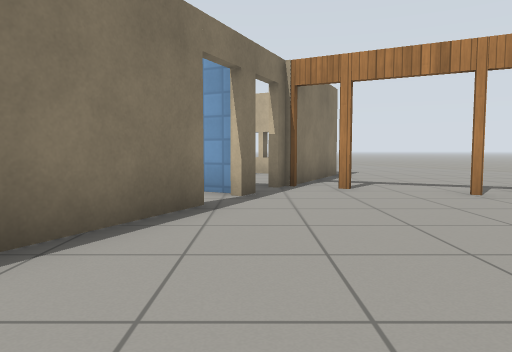
view 1 (above)

16 first-person views from a walk through a Gazebo world. The camera is 0.72 m above the floor, tilts 4° down and sees 70° across. The floor is counted in squares, 1 m on a side. Each view is taken from the middle of a square. On the plan, view 1 faces up. The plan holds only what a view shows up to about 11 squares ahead; the rest is blank. The place goes on beyond the plan. Gazebo's built-in surfaces are drawn with simple patterns.

view 2
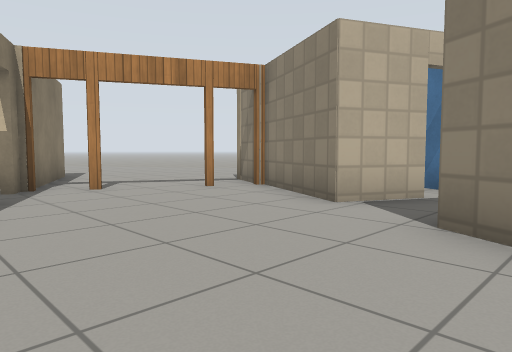

view 3
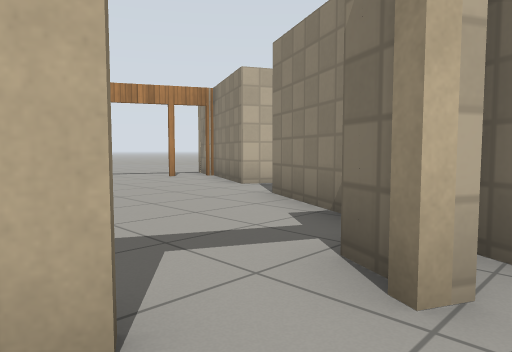

view 4
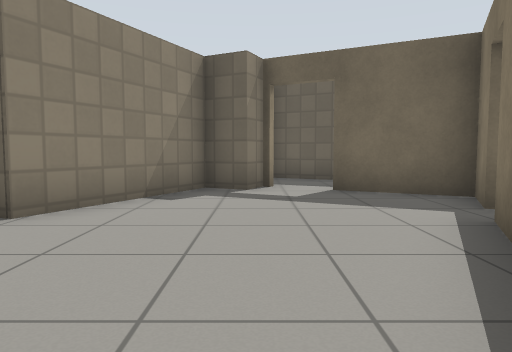

view 5
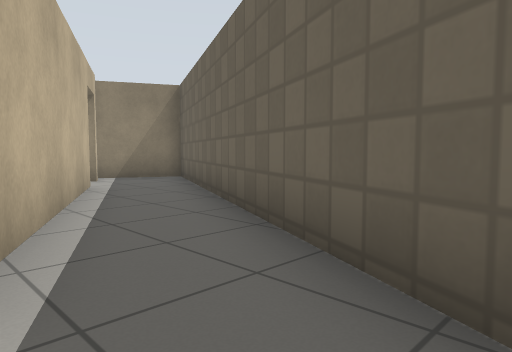

view 6
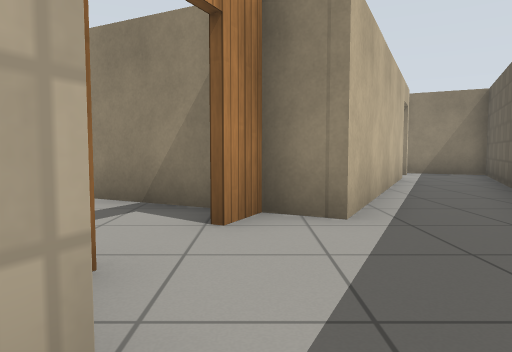

view 7
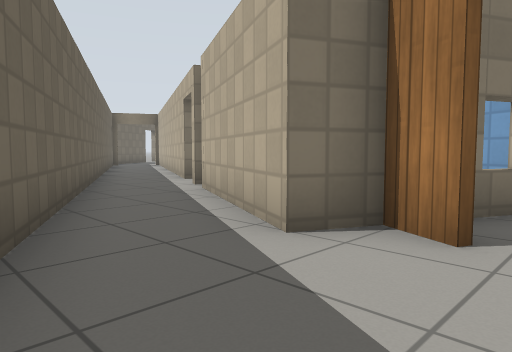

view 8
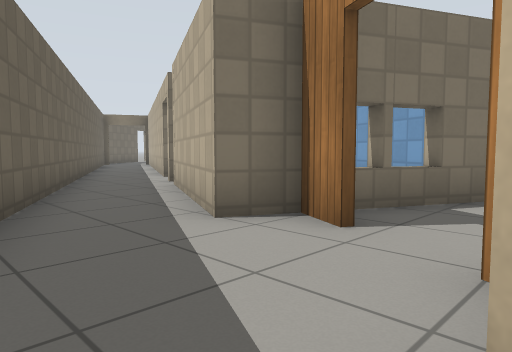

view 9
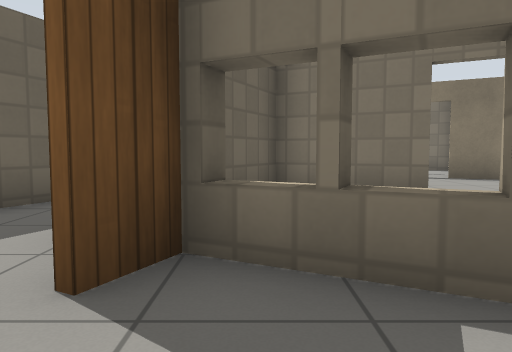

view 10
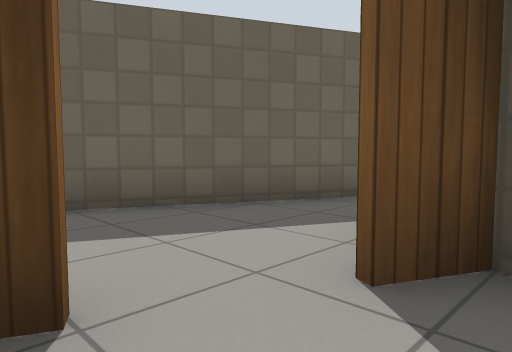

view 11
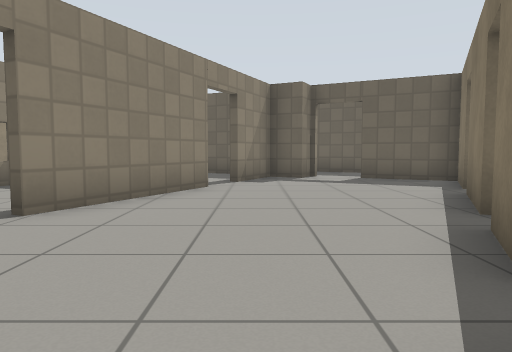

view 12
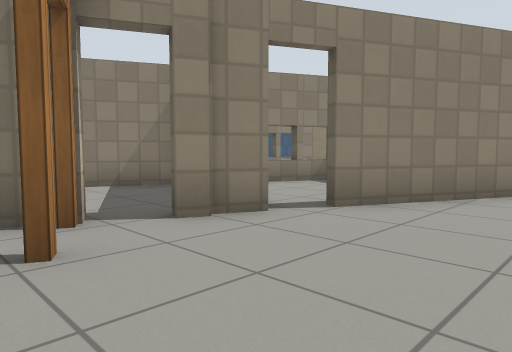

view 13
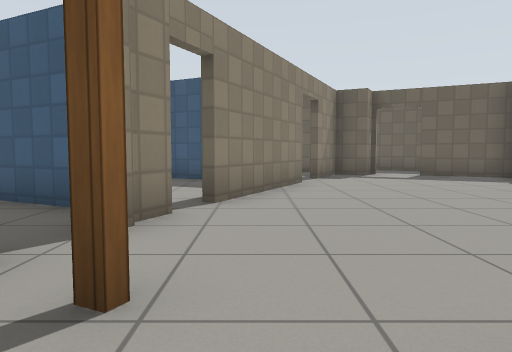

view 14
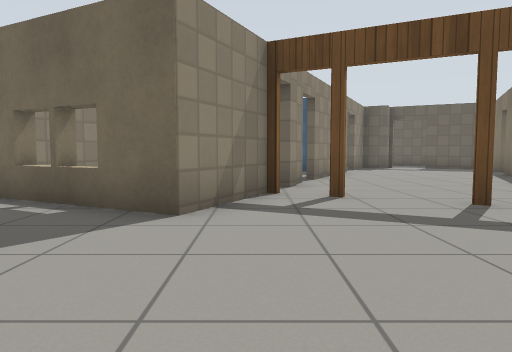

view 15
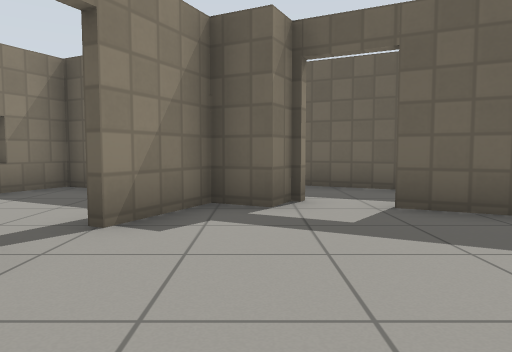

view 16
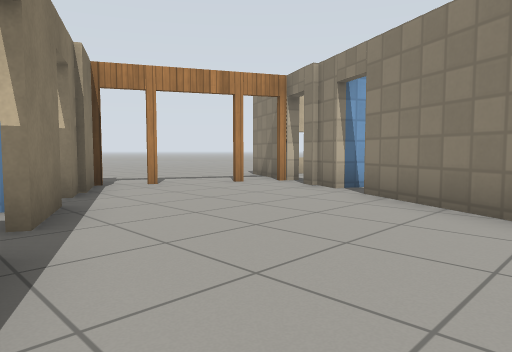

### Floor plan
Points are (right, up) in squares from view 1. A wall is a line through its corners. A room is listed if a view was taken in it or the views show most of it. See-through windows are left out.
Room 1 (views 1, 2, 4)
walls: (-0.7, 4.9) (-2.4, 1.3); (0, 6.2) (-0.2, 5.8); (4.8, 2.1) (3.4, 2.8) (4.7, 5.5); (0.6, 7.4) (0.4, 7); (-2.8, 0.5) (-3.4, -0.7) (-1.4, -1.7); (-0.4, -2.4) (0, -1.6) (1, -2.1) (2.6, 1.3)
ways out: open door at (-1, -2) to room 2; open door at (0.8, 6.8) to room 4; open door at (3.5, 6) to room 4; open door at (-1, 5)
Room 2 (view 3)
walls: (0, -2.6) (-0.4, -2.4); (-1.4, -1.9) (-4.1, -0.5); (-5.1, -2.3) (-0.3, -4.7) (0.9, -2.3)
ways out: open door at (-1, -2) to room 1
Room 3 (views 5, 6, 7, 8)
walls: (-10, 2.4) (-12.1, 3.5); (-8.8, 2.9) (-9.7, 3.4); (-12.9, 1.5) (-5.1, -2.3); (-5, -0.1) (-7.2, 1) (-6.8, 1.9) (-7.6, 2.3)
ways out: open door at (-8.5, 3) to room 4
Room 4 (views 9, 10, 13, 14)
walls: (2.3, 10.9) (0.7, 7.7); (-9.2, 13.6) (-8, 15.9) (-5, 14.4); (4.8, 5.7) (5.4, 6.9); (-8.3, 6) (-10, 2.4); (-6.5, 2.5) (-5.5, 4.5); (-9.6, 3.5) (-8.7, 3.1)
ways out: open door at (0.8, 6.8) to room 1; open door at (3.5, 6) to room 1; open door at (-8.5, 3) to room 3; open door at (-13, 16) to room 5; open door at (-11.5, 15) to room 5; open door at (-10, 14) to room 5
Room 5 (views 11, 12, 15, 16)
walls: (-12.1, 7.7) (-10.4, 11); (-15.5, 10.9) (-16.5, 8.9); (-14.4, 13.2) (-15.2, 11.6); (-9.4, 11.6) (-10, 11.9) (-9.6, 12.8); (-16.6, 5.9) (-15.7, 5.4); (-8.9, 13.6) (-9.5, 13.8); (-14.6, 4.7) (-14.2, 5.4) (-13.4, 5) (-12.6, 6.7); (-13.1, 15.9) (-14.1, 13.9)
ways out: open door at (-13, 16) to room 4; open door at (-11.5, 15) to room 4; open door at (-10, 14) to room 4; open door at (-12, 7) to room 6; open door at (-15, 5) to room 7; open door at (-9, 13) to room 8; open door at (-16, 9); open door at (-14.8, 12.3); open door at (-10, 11.5)
Room 6 (no view inside)
walls: (-9, 4.3) (-9.5, 4.5); (-12.4, 6.6) (-13.5, 4.3) (-10.3, 2.7) (-9.8, 3.8) (-9.4, 3.6); (-9.1, 6.4) (-11.4, 7.5); (-8.6, 5.1) (-9.1, 5.4)
ways out: open door at (-12, 7) to room 5
Room 7 (no view inside)
walls: (-14.3, 4.6) (-14.6, 4.7); (-15.8, 5.3) (-16.5, 5.7); (-16.6, 3.3) (-12.9, 1.5); (-12.1, 3.5) (-13.7, 4.3)
ways out: open door at (-15, 5) to room 5
Room 8 (no view inside)
walls: (-8.7, 11.4) (-7.3, 10.7); (-6.3, 10.7) (-5, 13.4)
ways out: open door at (-9, 13) to room 5

Positions as (right, up) in squares from view 1, and headings:
1: (0, 0), facing up
2: (-1, 0), facing up-right
3: (-2, -3), facing up-right
4: (0, 5), facing down
5: (-9, 1), facing down-right
6: (-11, 2), facing right
7: (-8, 0), facing up-left
8: (-7, 0), facing up-left
9: (-7, 4), facing left
10: (-7, 4), facing down-left
11: (-13, 15), facing down
12: (-13, 15), facing down-right
13: (-11, 16), facing down
14: (-9, 20), facing down
15: (-14, 10), facing down
16: (-16, 8), facing up-right
